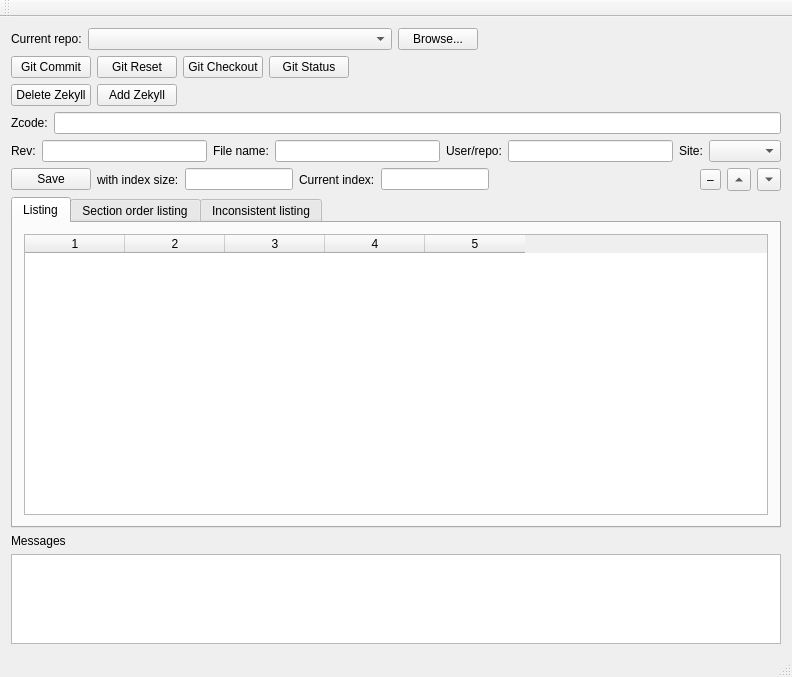
<?xml version="1.0" encoding="UTF-8"?>
<ui version="4.0">
 <class>MainWindow</class>
 <widget class="QMainWindow" name="MainWindow">
  <property name="geometry">
   <rect>
    <x>0</x>
    <y>0</y>
    <width>792</width>
    <height>677</height>
   </rect>
  </property>
  <property name="windowTitle">
   <string>MainWindow</string>
  </property>
  <widget class="QWidget" name="centralWidget">
   <layout class="QVBoxLayout" name="verticalLayout">
    <item>
     <layout class="QHBoxLayout" name="horizontalLayout">
      <item>
       <widget class="QLabel" name="curRepoLabel">
        <property name="text">
         <string>Current repo:</string>
        </property>
       </widget>
      </item>
      <item>
       <widget class="QComboBox" name="curRepoCombo">
        <property name="sizePolicy">
         <sizepolicy hsizetype="Expanding" vsizetype="Fixed">
          <horstretch>0</horstretch>
          <verstretch>0</verstretch>
         </sizepolicy>
        </property>
       </widget>
      </item>
      <item>
       <widget class="QPushButton" name="curRepoButton">
        <property name="text">
         <string>Browse...</string>
        </property>
       </widget>
      </item>
      <item>
       <spacer name="horizontalSpacer_3">
        <property name="orientation">
         <enum>Qt::Horizontal</enum>
        </property>
        <property name="sizeHint" stdset="0">
         <size>
          <width>40</width>
          <height>20</height>
         </size>
        </property>
       </spacer>
      </item>
     </layout>
    </item>
    <item>
     <layout class="QHBoxLayout" name="horizontalLayout_9">
      <item>
       <layout class="QGridLayout" name="gridLayout">
        <item row="0" column="0">
         <widget class="QPushButton" name="gitCommit">
          <property name="text">
           <string>Git Commit</string>
          </property>
         </widget>
        </item>
        <item row="0" column="1">
         <widget class="QPushButton" name="gitReset">
          <property name="text">
           <string>Git Reset</string>
          </property>
         </widget>
        </item>
        <item row="0" column="2">
         <widget class="QPushButton" name="gitCheckout">
          <property name="text">
           <string>Git Checkout</string>
          </property>
         </widget>
        </item>
        <item row="0" column="3">
         <widget class="QPushButton" name="gitStatus">
          <property name="text">
           <string>Git Status</string>
          </property>
         </widget>
        </item>
        <item row="1" column="0">
         <widget class="QPushButton" name="deleteZekyll">
          <property name="text">
           <string>Delete Zekyll</string>
          </property>
         </widget>
        </item>
        <item row="1" column="1">
         <widget class="QPushButton" name="addZekyll">
          <property name="text">
           <string>Add Zekyll</string>
          </property>
         </widget>
        </item>
       </layout>
      </item>
      <item>
       <spacer name="horizontalSpacer_2">
        <property name="orientation">
         <enum>Qt::Horizontal</enum>
        </property>
        <property name="sizeHint" stdset="0">
         <size>
          <width>40</width>
          <height>20</height>
         </size>
        </property>
       </spacer>
      </item>
     </layout>
    </item>
    <item>
     <layout class="QHBoxLayout" name="horizontalLayout_7">
      <item>
       <widget class="QLabel" name="label_3">
        <property name="text">
         <string>Zcode:</string>
        </property>
       </widget>
      </item>
      <item>
       <widget class="QLineEdit" name="zcode"/>
      </item>
     </layout>
    </item>
    <item>
     <layout class="QHBoxLayout" name="horizontalLayout_6">
      <item>
       <widget class="QLabel" name="label_4">
        <property name="text">
         <string>Rev:</string>
        </property>
       </widget>
      </item>
      <item>
       <widget class="QLineEdit" name="rev"/>
      </item>
      <item>
       <widget class="QLabel" name="label_5">
        <property name="text">
         <string>File name:</string>
        </property>
       </widget>
      </item>
      <item>
       <widget class="QLineEdit" name="file"/>
      </item>
      <item>
       <widget class="QLabel" name="label_6">
        <property name="text">
         <string>User/repo:</string>
        </property>
       </widget>
      </item>
      <item>
       <widget class="QLineEdit" name="userRepo"/>
      </item>
      <item>
       <widget class="QLabel" name="label_7">
        <property name="text">
         <string>Site:</string>
        </property>
       </widget>
      </item>
      <item>
       <widget class="QComboBox" name="site"/>
      </item>
     </layout>
    </item>
    <item>
     <layout class="QHBoxLayout" name="horizontalLayout_2">
      <item>
       <layout class="QHBoxLayout" name="horizontalLayout_4">
        <item>
         <widget class="QPushButton" name="save">
          <property name="text">
           <string>Save</string>
          </property>
         </widget>
        </item>
        <item>
         <widget class="QLabel" name="label">
          <property name="text">
           <string>with index size:</string>
          </property>
         </widget>
        </item>
        <item>
         <widget class="QLineEdit" name="indexSize">
          <property name="sizePolicy">
           <sizepolicy hsizetype="Fixed" vsizetype="Fixed">
            <horstretch>0</horstretch>
            <verstretch>0</verstretch>
           </sizepolicy>
          </property>
         </widget>
        </item>
       </layout>
      </item>
      <item>
       <layout class="QHBoxLayout" name="horizontalLayout_5">
        <item>
         <widget class="QLabel" name="label_2">
          <property name="text">
           <string>Current index:</string>
          </property>
          <property name="indent">
           <number>0</number>
          </property>
         </widget>
        </item>
        <item>
         <widget class="QLineEdit" name="currentIndex">
          <property name="sizePolicy">
           <sizepolicy hsizetype="Fixed" vsizetype="Fixed">
            <horstretch>0</horstretch>
            <verstretch>0</verstretch>
           </sizepolicy>
          </property>
         </widget>
        </item>
       </layout>
      </item>
      <item>
       <spacer name="horizontalSpacer">
        <property name="orientation">
         <enum>Qt::Horizontal</enum>
        </property>
        <property name="sizeHint" stdset="0">
         <size>
          <width>40</width>
          <height>20</height>
         </size>
        </property>
       </spacer>
      </item>
      <item>
       <widget class="QToolButton" name="minus">
        <property name="text">
         <string>–</string>
        </property>
       </widget>
      </item>
      <item>
       <widget class="QToolButton" name="up">
        <property name="text">
         <string>...</string>
        </property>
        <property name="arrowType">
         <enum>Qt::UpArrow</enum>
        </property>
       </widget>
      </item>
      <item>
       <widget class="QToolButton" name="down">
        <property name="text">
         <string>...</string>
        </property>
        <property name="arrowType">
         <enum>Qt::DownArrow</enum>
        </property>
       </widget>
      </item>
     </layout>
    </item>
    <item>
     <widget class="MyQTabWidget" name="tabWidget">
      <property name="currentIndex">
       <number>0</number>
      </property>
      <widget class="QWidget" name="tab">
       <attribute name="title">
        <string>Listing</string>
       </attribute>
       <layout class="QVBoxLayout" name="verticalLayout_4">
        <item>
         <widget class="MyQTableWidget" name="tableWidget">
          <property name="sizePolicy">
           <sizepolicy hsizetype="Expanding" vsizetype="Expanding">
            <horstretch>0</horstretch>
            <verstretch>0</verstretch>
           </sizepolicy>
          </property>
          <property name="selectionMode">
           <enum>QAbstractItemView::SingleSelection</enum>
          </property>
          <property name="selectionBehavior">
           <enum>QAbstractItemView::SelectRows</enum>
          </property>
          <property name="columnCount">
           <number>5</number>
          </property>
          <attribute name="verticalHeaderVisible">
           <bool>false</bool>
          </attribute>
          <column/>
          <column/>
          <column/>
          <column/>
          <column/>
         </widget>
        </item>
       </layout>
      </widget>
      <widget class="QWidget" name="tab_2">
       <attribute name="title">
        <string>Section order listing</string>
       </attribute>
       <layout class="QVBoxLayout" name="verticalLayout_6">
        <item>
         <widget class="MyQTableWidget" name="tableWidget_2">
          <property name="selectionMode">
           <enum>QAbstractItemView::SingleSelection</enum>
          </property>
          <property name="selectionBehavior">
           <enum>QAbstractItemView::SelectRows</enum>
          </property>
          <property name="columnCount">
           <number>5</number>
          </property>
          <column/>
          <column/>
          <column/>
          <column/>
          <column/>
         </widget>
        </item>
       </layout>
      </widget>
      <widget class="QWidget" name="tab_3">
       <attribute name="title">
        <string>Inconsistent listing</string>
       </attribute>
       <layout class="QVBoxLayout" name="verticalLayout_5">
        <item>
         <widget class="QTableWidget" name="tableWidget_3">
          <property name="selectionMode">
           <enum>QAbstractItemView::SingleSelection</enum>
          </property>
          <property name="selectionBehavior">
           <enum>QAbstractItemView::SelectRows</enum>
          </property>
          <property name="columnCount">
           <number>5</number>
          </property>
          <column/>
          <column/>
          <column/>
          <column/>
          <column/>
         </widget>
        </item>
       </layout>
      </widget>
     </widget>
    </item>
    <item>
     <widget class="QLabel" name="messages_label">
      <property name="text">
       <string>Messages</string>
      </property>
     </widget>
    </item>
    <item>
     <widget class="QPlainTextEdit" name="messages">
      <property name="sizePolicy">
       <sizepolicy hsizetype="Expanding" vsizetype="Maximum">
        <horstretch>0</horstretch>
        <verstretch>0</verstretch>
       </sizepolicy>
      </property>
      <property name="maximumSize">
       <size>
        <width>16777215</width>
        <height>90</height>
       </size>
      </property>
     </widget>
    </item>
   </layout>
   <zorder>tabWidget</zorder>
   <zorder>messages</zorder>
   <zorder>messages_label</zorder>
  </widget>
  <widget class="QMenuBar" name="menuBar">
   <property name="geometry">
    <rect>
     <x>0</x>
     <y>0</y>
     <width>792</width>
     <height>22</height>
    </rect>
   </property>
  </widget>
  <widget class="QToolBar" name="mainToolBar">
   <attribute name="toolBarArea">
    <enum>TopToolBarArea</enum>
   </attribute>
   <attribute name="toolBarBreak">
    <bool>false</bool>
   </attribute>
  </widget>
  <widget class="QStatusBar" name="statusBar"/>
 </widget>
 <layoutdefault spacing="6" margin="11"/>
 <customwidgets>
  <customwidget>
   <class>MyQTabWidget</class>
   <extends>QTabWidget</extends>
   <header location="global">myqtabwidget.h</header>
   <container>1</container>
  </customwidget>
  <customwidget>
   <class>MyQTableWidget</class>
   <extends>QTableWidget</extends>
   <header location="global">myqtablewidget.h</header>
  </customwidget>
 </customwidgets>
 <resources/>
 <connections/>
</ui>
